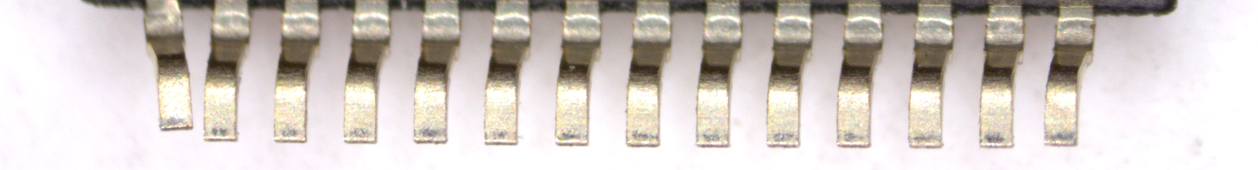
#> input picture b.png, 2516 x 339 px (shown at 1/2 size)
$ python pin_detect.py
#> lines starting #> are read from the running program, lines starting #| are printed output that depends on the picture; after the words box and inside, x2 and y2 are one past the last pixel; in counts of white or black regions, pixels touching at a corner belong together
import cv2
import numpy as np

# --- Setup to get the 'edges_closed' image ---
image = cv2.imread("b.png")
#> image is the input picture: shape (339, 2516, 3); mean B, G, R 197.1, 201.9, 209.7
output_image_final = image.copy()
image_grayscale = cv2.cvtColor(image, cv2.COLOR_BGR2GRAY)
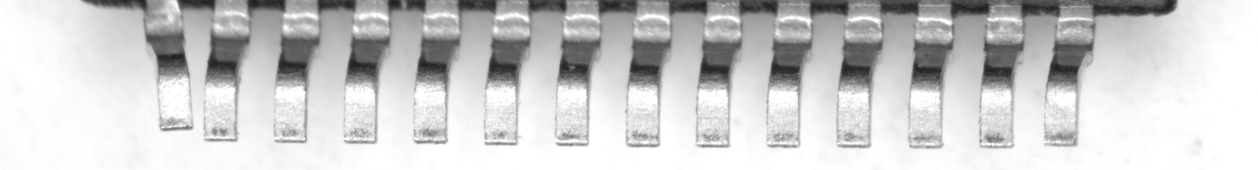
#> image_grayscale: shape (339, 2516) (shown at 1/2 size); min 22, max 255, mean 203.7
image_filtered = cv2.bilateralFilter(image_grayscale, 9, 75, 75)
edges_canny = cv2.Canny(image_filtered, 30, 100)
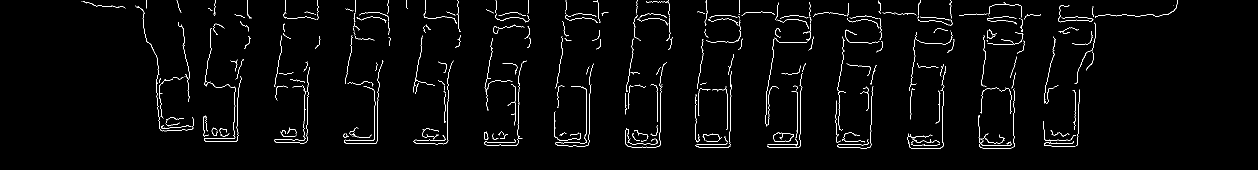
#> edges_canny: shape (339, 2516) (shown at 1/2 size); 2% white in thin lines or dots, all inside (x1, y1, x2, y2) = (163, 0, 2355, 298)
kernel = cv2.getStructuringElement(cv2.MORPH_RECT, (9, 9))
edges_closed = cv2.morphologyEx(edges_canny, cv2.MORPH_CLOSE, kernel)
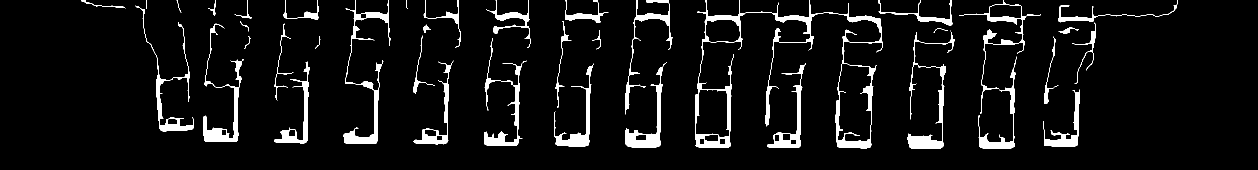
#> edges_closed: shape (339, 2516) (shown at 1/2 size); 6.1% white; 42 white regions (3 under 20 px), largest, box (x1, y1, x2, y2) and area: (1390, 0, 1766, 297) 10157, (687, 0, 781, 288) 3663, (1815, 64, 1909, 298) 3071

height, width = edges_closed.shape
#> height = 339; width = 2516

# --- 1. HORIZONTAL SCAN ---
scan_y = 150  ### <-- TUNE THIS VALUE ###
cv2.line(output_image_final, (0, scan_y), (width - 1, scan_y), (100, 100, 100), 2)
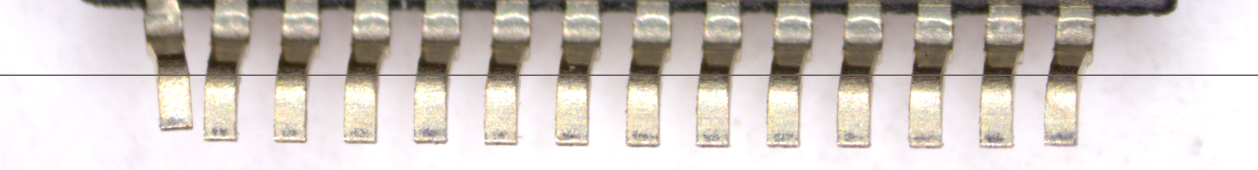
#> output_image_final: shape (339, 2516, 3) (shown at 1/2 size); 0.88% of pixels changed, all inside (x1, y1, x2, y2) = (0, 149, 2516, 152)

edge_transitions = []
in_white_region = False
for x in range(width):
    is_white = (edges_closed[scan_y, x] == 255)

    if is_white and not in_white_region:
        in_white_region = True
        edge_transitions.append(('left', x))
    elif not is_white and in_white_region:
        in_white_region = False
        edge_transitions.append(('right', x - 1))
#> this loop made 2516 passes
#> is_white on passes 1 to 12: False, False, False, False, False, False, False, False, False, False, False, False
#> after the loop, edge_transitions = 56 items, first 6: ('left', 315), ('right', 318), ('left', 371), ('right', 379), ('left', 411), ('right', 411); in_white_region = False

# --- 2. FILTER OUT THE "JITTER" ---
min_gap_size =  50  ### <-- TUNE THIS VALUE ###
final_transitions = []
i = 0
while i < len(edge_transitions):
    if i == len(edge_transitions) - 1:
        final_transitions.append(edge_transitions[i])
        i += 1
        continue
    current_type, current_x = edge_transitions[i]
    next_type, next_x = edge_transitions[i + 1]

    if current_type == 'right' and next_type == 'left' and (next_x - current_x) < min_gap_size:
        i += 2
    else:
        final_transitions.append(edge_transitions[i])
        i += 1
#> this loop made 55 passes
#> (current_type, current_x, next_type, next_x, i) on passes 1 to 12: ('left', 315, 'right', 318, 1), ('right', 318, 'left', 371, 2), ('left', 371, 'right', 379, 3), ('right', 379, 'left', 411, 5), ('right', 411, 'left', 475, 6), ('left', 475, 'right', 476, 7), ('right', 476, 'left', 552, 8), ('left', 552, 'right', 552, 9), ('right', 552, 'left', 615, 10), ('left', 615, 'right', 615, 11), ('right', 615, 'left', 693, 12), ('left', 693, 'right', 693, 13)
#> i on pass 55: 56
#> after the loop, final_transitions = 54 items, first 6: ('left', 315), ('right', 318), ('left', 371), ('right', 411), ('left', 475), ('right', 476); i = 56

# --- 3. STORE DOTS (TEMPORARY LIST) ---
dot_positions = []
for transition_type, x in final_transitions:
    dot_positions.append( (x, scan_y) )
#> this loop made 54 passes
#> (transition_type, x) on passes 1 to 12: ('left', 315), ('right', 318), ('left', 371), ('right', 411), ('left', 475), ('right', 476), ('left', 552), ('right', 552), ('left', 615), ('right', 615), ('left', 693), ('right', 693)
#> after the loop, dot_positions = 54 pairs, first value 315 to 2154, second value 150 to 150

# --- 4. AVERAGE CLOSE DOTS ---
averaging_threshold = 40 ### <-- TUNE THIS VALUE ###
averaged_dots = [] # This list has the (x,y) of the vertical edges

if len(dot_positions) > 0:
    current_group = [dot_positions[0]]
#> current_group = [(315, 150)]
    for i in range(1, len(dot_positions)):
        current_dot = dot_positions[i]
        last_dot_in_group = current_group[-1]

        if (current_dot[0] - last_dot_in_group[0]) < averaging_threshold:
            current_group.append(current_dot)
        else:
            sum_x = sum(dot[0] for dot in current_group)
            avg_x = int(round(sum_x / len(current_group)))
            averaged_dots.append( (avg_x, scan_y) )
            current_group = [current_dot]
#> this loop made 53 passes
#> (last_dot_in_group, sum_x, avg_x, current_group) on passes 2, 3, 4, 6, 8, 10, 12, 14, 16, 18, 20, 22: ((318, 150), 633, 316, [(371, 150)]), ((371, 150), 371, 371, [(411, 150)]), ((411, 150), 411, 411, [(475, 150)]), ((476, 150), 951, 476, [(552, 150)]), ((552, 150), 1104, 552, [(615, 150)]), ((615, 150), 1230, 615, [(693, 150)]), ((693, 150), 1386, 693, [(756, 150)]), ((756, 150), 1512, 756, [(832, 150)]), ((832, 150), 1664, 832, [(896, 150)]), ((897, 150), 1793, 896, [(975, 150)]), ((975, 150), 1950, 975, [(1037, 150)]), ((1038, 150), 2075, 1038, [(1116, 150)])
#> last_dot_in_group on passes 7, 9, 11, 13, 15, 19: (552, 150), (615, 150), (693, 150), (756, 150), (832, 150), (975, 150)
#> after the loop, averaged_dots = 27 pairs, first value 316 to 2096, second value 150 to 150

    sum_x = sum(dot[0] for dot in current_group)
#> sum_x = 4308
    avg_x = int(round(sum_x / len(current_group)))
#> avg_x = 2154
    averaged_dots.append( (avg_x, scan_y) )

# --- Define Colors ---
green_color = (0, 255, 0) # Green color
red_color = (0, 0, 255)   # Red color
line_thickness = 2     # 2 pixels thick

# --- 5. VERTICAL "TIP" SCAN AND STORE LINE INFO ---
# We do this *before* drawing so we know which lines to make red.

print(f"\nFound {len(averaged_dots)} vertical edges.")
#| Found 28 vertical edges.
print("Starting vertical 'tip' scan...")
tip_dots = []
horizontal_lines = []
min_leftmost_x = width + 1
#> min_leftmost_x = 2517
leftmost_pin_x_coords = None # Will store (left_x, right_x) of the leftmost pin

# Loop through the vertical edge dots in pairs (left, right)
for i in range(0, len(averaged_dots), 2):
    if i + 1 < len(averaged_dots):
        left_edge_x = averaged_dots[i][0]
        right_edge_x = averaged_dots[i+1][0]

        lowest_tip_y = 0
        lowest_tip_x = left_edge_x

        for x in range(left_edge_x, right_edge_x + 1):
            for y in range(height - 1, 0, -1):
                if edges_closed[y, x] == 255:
                    if y > lowest_tip_y:
                        lowest_tip_y = y
                        lowest_tip_x = x
                    break

        if lowest_tip_y > 0:
            tip_dots.append((lowest_tip_x, lowest_tip_y))
            horizontal_lines.append((left_edge_x, right_edge_x, lowest_tip_y))

            # Check if this pin is the new leftmost pin
            if left_edge_x < min_leftmost_x:
                min_leftmost_x = left_edge_x
                leftmost_pin_x_coords = (left_edge_x, right_edge_x) # Store both x values
#> this loop made 14 passes
#> (i, left_edge_x, right_edge_x) on passes 3 to 14: (4, 552, 615), (6, 693, 756), (8, 832, 896), (10, 975, 1038), (12, 1116, 1180), (14, 1258, 1322), (16, 1398, 1461), (18, 1539, 1602), (20, 1680, 1740), (22, 1824, 1884), (24, 1965, 2026), (26, 2096, 2154)
#> (left_edge_x, right_edge_x, min_leftmost_x) on pass 1: (316, 371, 316)
#> after the loop, horizontal_lines = [(316, 371, 262), (411, 476, 283), (552, 615, 286), (693, 756, 287), (832, 896, 288), (975, 1038, 290), (1116, 1180, 292), (1258, 1322, 294), (1398, 1461, 295), (1539, 1602, 295), (1680, 1740, 296), (1824, 1884, 297), (1965, 2026, 296), (2096, 2154, 293)]; min_leftmost_x = 316; tip_dots = [(325, 262), (416, 283), (600, 286), (696, 287), (871, 288), (975, 290), (1137, 292), (1263, 294), (1405, 295), (1543, 295), (1721, 296), (1829, 297), (1965, 296), (2115, 293)]

print(f"Found {len(tip_dots)} pin tips.")
#| Found 14 pin tips.
print(f"The absolute leftmost pin's x-coords are: {leftmost_pin_x_coords}")
#| The absolute leftmost pin's x-coords are: (316, 371)

# --- 6. DRAW ALL VERTICAL LINES ---
print("Drawing vertical lines...")
# Get the x-coords of the red lines, or (-1, -1) if none found
left_x, right_x = leftmost_pin_x_coords if leftmost_pin_x_coords else (-1, -1)
#> left_x = 316; right_x = 371

for (x, y) in averaged_dots:
    # If this x matches the left or right x of the leftmost pin, color it red
    if x == left_x or x == right_x:
        cv2.line(output_image_final, (x, 0), (x, height - 1), red_color, line_thickness)
    else:
        cv2.line(output_image_final, (x, 0), (x, height - 1), green_color, line_thickness)
#> this loop made 28 passes
#> x on passes 1 to 12: 316, 371, 411, 476, 552, 615, 693, 756, 832, 896, 975, 1038
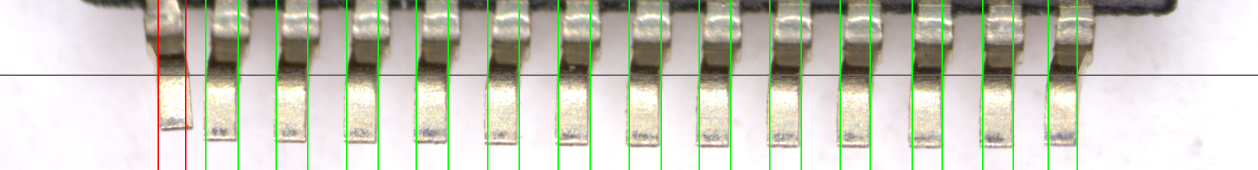
#> output_image_final: shape (339, 2516, 3) (shown at 1/2 size); 3.34% of pixels changed, all inside (x1, y1, x2, y2) = (315, 0, 2156, 339)

# --- 7. DRAW ALL HORIZONTAL LINES ---
print("Drawing horizontal lines...")
for (x1, x2, y) in horizontal_lines:
    # Check if this line's x1 matches the leftmost x
    if x1 == min_leftmost_x:
        cv2.line(output_image_final, (x1, y), (x2, y), red_color, line_thickness)
    else:
        cv2.line(output_image_final, (x1, y), (x2, y), green_color, line_thickness)
#> this loop made 14 passes
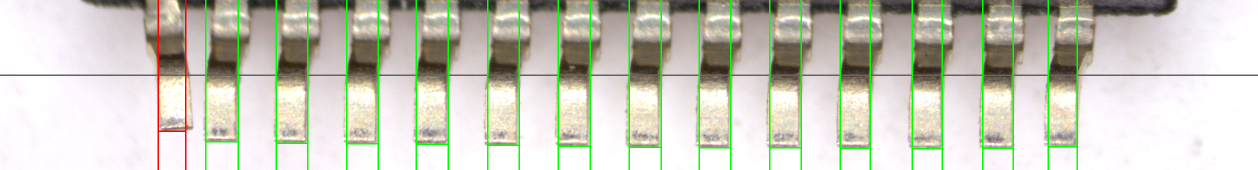
#> output_image_final: shape (339, 2516, 3) (shown at 1/2 size); 0.29% of pixels changed, all inside (x1, y1, x2, y2) = (318, 261, 2153, 299)

# --- 8. DRAW THE TIP DOTS ---
dot_color = (0, 255, 0) # Green for dots
for (x, y) in tip_dots:
    cv2.circle(output_image_final, (x, y), 3, dot_color, -1)
#> this loop made 14 passes
#> output_image_final: shape (339, 2516, 3); 0.02% of pixels changed, all inside (x1, y1, x2, y2) = (322, 259, 2118, 301)

# --- 9. DISPLAY FINAL RESULTS ---
cv2.imshow("Original B&W Edges (Map)", edges_closed)
cv2.imshow("Final Pin Edges and Tips", output_image_final)
cv2.waitKey(0)
cv2.destroyAllWindows()

$ run again, with pin2.png copied over b.png
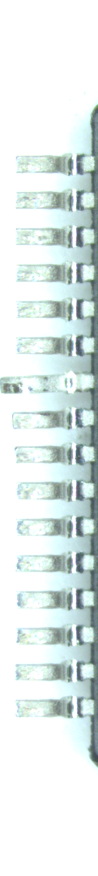
#> input picture pin2.png, 195 x 1751 px (shown at 1/2 size)
#> image is the input picture: shape (1751, 195, 3); mean B, G, R 232.6, 233.8, 223.8
#> `edges_canny = cv2.Canny(image_filtered, 30, 100)`:
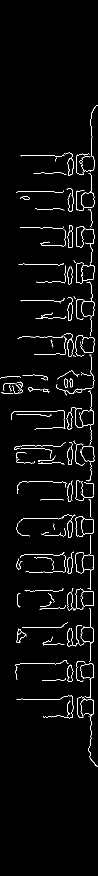
#> edges_canny: shape (1751, 195) (shown at 1/2 size); 2.8% white in thin lines or dots, all inside (x1, y1, x2, y2) = (0, 210, 195, 1533)
#> edges_closed: shape (1751, 195); 7.6% white; 10 white regions, largest, box (x1, y1, x2, y2) and area: (22, 210, 195, 1533) 23860, (0, 753, 46, 788) 687, (33, 1245, 136, 1286) 427
#> `cv2.line(output_image_final, (0, scan_y), (width - 1, scan_y), (100, 1..`:
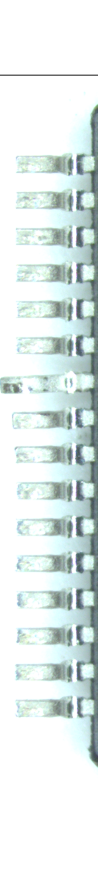
#> output_image_final: shape (1751, 195, 3) (shown at 1/2 size); 0.17% of pixels changed, all inside (x1, y1, x2, y2) = (0, 149, 195, 152)
#> after the loop `for x in range(width):`: edge_transitions = []; in_white_region = False
#> after the loop `while i < len(edge_transitions):`: final_transitions = []; i = 0
#> after the loop `for transition_type, x in final_transitions:`: dot_positions = []
#> after the loop `for i in range(0, len(averaged_dots), 2):`: min_leftmost_x = 196; tip_dots = []
#| Found 0 pin tips.
#| The absolute leftmost pin's x-coords are: None
#> left_x = -1

$ run again, with pins.png copied over b.png
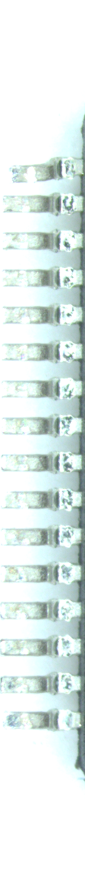
#> input picture pins.png, 170 x 1787 px (shown at 1/2 size)
#> image is the input picture: shape (1787, 170, 3); mean B, G, R 232.1, 234.4, 222.7
#> `edges_canny = cv2.Canny(image_filtered, 30, 100)`:
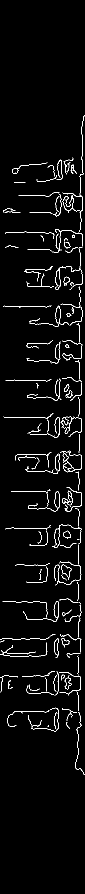
#> edges_canny: shape (1787, 170) (shown at 1/2 size); 3.1% white in thin lines or dots, all inside (x1, y1, x2, y2) = (0, 230, 170, 1550)
#> edges_closed: shape (1787, 170); 8.2% white; 12 white regions, largest, box (x1, y1, x2, y2) and area: (0, 230, 170, 1550) 21365, (73, 315, 154, 364) 1302, (0, 1268, 111, 1313) 820
#> `cv2.line(output_image_final, (0, scan_y), (width - 1, scan_y), (100, 1..`:
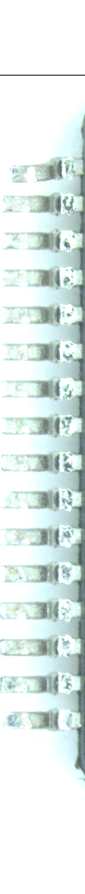
#> output_image_final: shape (1787, 170, 3) (shown at 1/2 size); 0.17% of pixels changed, all inside (x1, y1, x2, y2) = (0, 149, 170, 152)
#> after the loop `for x in range(width):`: edge_transitions = []; in_white_region = False
#> after the loop `while i < len(edge_transitions):`: final_transitions = []; i = 0
#> after the loop `for transition_type, x in final_transitions:`: dot_positions = []
#> after the loop `for i in range(0, len(averaged_dots), 2):`: min_leftmost_x = 171; tip_dots = []
#| Found 0 pin tips.
#| The absolute leftmost pin's x-coords are: None
#> left_x = -1
